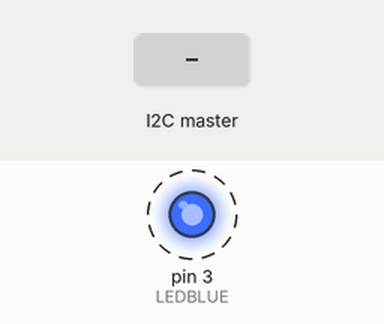
A sketch run on a simulated Arduino Uno, built with avr-gcc and run on an emulated ATmega328P. On the bench: output pins drawn as LEDs (lit = HIGH). Dashed ring = blinking. The inputs (shaded band) are chosen by the test bench. What the sketch prints to the serial monitor is not drawn.

Above: at 0.9 s.
1.3 s: the I2C master sends the byte 1
Timing chart, 0 to 10.3 s (numbered marks = the images above; inputs shaded):
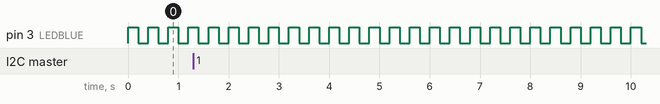

Measured:
- by itself, pin 3 (LEDBLUE): alternates HIGH for 0.20 s and LOW for 0.20 s

The sketch:

teste_Manifesto.ino
```cpp
// Pancho 4: robot radiocontrolado
// Teste - NODE_3 // Manifesto
//
// NODE_ADDRESS_3  0x03  // Manifesto (buzzer e display)

#include "pitches.h"
#include <Wire.h>  // I2C

#define NODE_ADDRESS_3  0x03
#define LEDBLUE 3

struct DataPackage {
  int var_1 = 200;
  int var_2 = 200;
  int var_3 = 200;
} received_data;

const int PACKAGE_SIZE = sizeof(DataPackage);

void setup() {
  Serial.begin(9600);
  Serial.println("Pancho 4 - Teste do NODE_3 (Manifesto).");
  Wire.begin(NODE_ADDRESS_3); // join i2c bus
  Wire.onReceive(getData);
  pinMode(LEDBLUE, OUTPUT);
}

void loop() {
  /*Serial.print("Pancho 4 - Manifesto recebe dados: var1=");
  Serial.print(received_data.var_1);
  Serial.print(", var2=");
  Serial.print(received_data.var_2);
  Serial.print(", var3=");
  Serial.println(received_data.var_3);*/
  acende_blue();
  delay(received_data.var_1);
  apaga_blue();
  delay(received_data.var_2);
  acende_blue();
  delay(received_data.var_2);
  apaga_blue();
  delay(received_data.var_3);
}

// Função chamada quando dados são recebidos do mestre
void getData(int byteCount) {
  Serial.print(" recebido ");
  if(byteCount == PACKAGE_SIZE) {
    uint8_t *dataPtr = (uint8_t*)&received_data;
    for(int i = 0; i < PACKAGE_SIZE && Wire.available(); i++) {
      dataPtr[i] = Wire.read();
    }
    // Processar dados recebidos
    processReceivedData();
  } else {
    Serial.print("Tamanho inesperado: ");
    Serial.println(byteCount);
  }
}

void processReceivedData() {
  //Serial.println("\n=== Dados Recebidos ===");
  Serial.print("Pancho 4 - Manifesto recebe dados: var1=");
  Serial.print(received_data.var_1);
  Serial.print(", var2=");
  Serial.print(received_data.var_2);
  Serial.print(", var3=");
  Serial.println(received_data.var_3);
}

void acende_blue() {
  digitalWrite(LEDBLUE, HIGH);
}
void apaga_blue() {
  digitalWrite(LEDBLUE, LOW);
}
```
